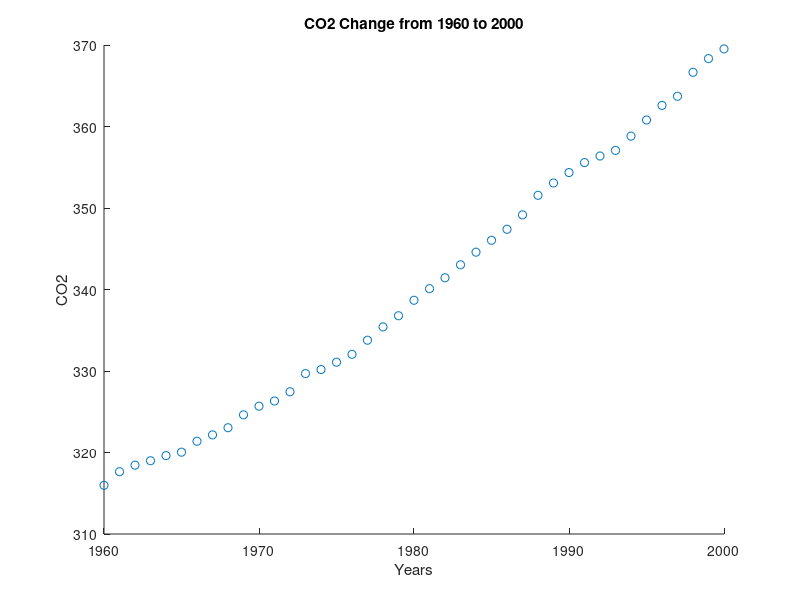
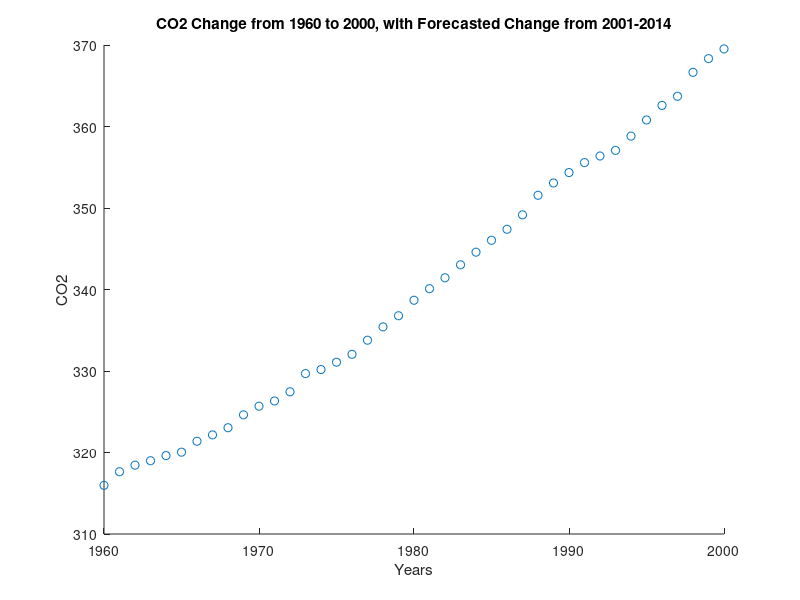

The MATLAB source for these figures, in order: (Note: this script raises an error after producing the figures.)
%clear workspaces
clear
clc

%%Problem 1
    %a)
    %load data sets as our variabls
    CO2=load ('GlobalCO2.txt');
    GT=load ('AnnualGlobalT_Celsius.txt');
    
    %b)
    %create vectors of CO2 to split the years and the CO2 measurements 
    Years=CO2(:,1);
    CO2=CO2(:,2);
    
    %c)
    %compute the mean
    CO2avg=mean(CO2);
    
    %d)
    %compute the mean
    GTavg=mean(GT);
    
    %e)
    %compute the median
    CO2median=median(CO2);
    
    %f)
    %compute the median
    GTmedian=median(GT);
    
    %h)
    %compute the standard deviation
    CO2std=std(CO2);
    
    %i)
    %compute the standard deviation
    GTstd=std(GT);
    
    %k)
    %compute the variance
    CO2var=var(CO2);
    
    %l)
    %compute the variance
    GTvar=var(GT);
    
    %n)
    %compute the covariance
    CO2cov_years=cov(CO2,Years);
    
    %o)
    %compute the correlation coefficient
    CO2cor_years=corrcoef(CO2,Years);
    
    %q)
    %compute the covariance
    CO2cov_gt=cov(CO2,GT);
    
    %r)
    %compute the correlation coefficient
    CO2cor_gt=corrcoef(CO2,GT);
    
    
%%Problem 2
    %a)
    %take the first 41 years of data only
    CO2_1960_2000=CO2(1:41);
    Year_1960_2000=Years(1:41);
    
    %b)
    %make a scatter plot of the data
    figure(1)
    scatter(Year_1960_2000,CO2_1960_2000)
        xlabel('Years') % label the x axis
        ylabel('CO2') % label the y axis
        title('CO2 Change from 1960 to 2000') % label the title

    %c) 
    %compute the slope line by line
    z=Year_1960_2000-CO2_1960_2000;
    m=Year_1960_2000./z;
    slope=mean(m); %1.2073, fairly close to polyfit
    y=CO2_1960_2000-slope.*Year_1960_2000;
    y_int=mean(y); %-2.0505e+03, also fairly close to polyfit
    
    
    %d)
    %perform linear regression to find the slope and y-intercept with the
    %polyfit command
    RegCO2_1960_2000=polyfit(Year_1960_2000,CO2_1960_2000,1);
    %note: when I did a rough estimate (1960-2000), I used 
    %CO2(41,1)-CO2(1,1)/Year(41,1)-Year(1,1), and got 1.33875 as my slope.
    %This is pretty close to the polyfit 1.3602, so it's in the right area
    
    %f)
    %manually compute the CO2 data using the function
    ManualCO2_1960_2000=m.*Year_1960_2000+y;
    
    %g)
    %compute the coefficient of determination for the manually
    %calculated line: very bad estimate... -63.37%??
    R_reg = 1 - sum((CO2_1960_2000 - ManualCO2_1960_2000).^2)/sum((CO2_1960_2000 - mean(CO2_1960_2000)).^2);
    
    %calculate the coefficient of determination for the polyfit line,
    %utilizing polyval: very good! 99.09%
    yfit=polyval(RegCO2_1960_2000,Year_1960_2000);
    yresid=CO2_1960_2000-yfit;
    SSresid=sum(yresid.^2);
    SStotal=(length(CO2_1960_2000)-1)*var(CO2_1960_2000);
    R_poly=1-SSresid/SStotal;
    
    %i)
    %y_star is the manual version of yfit
    y_star=RegCO2_1960_2000(1,1)*Year_1960_2000+RegCO2_1960_2000(1,2);

    m_str = num2str(slope); % make your value of m a number string
    b_str = num2str(y_int); % make your value of b a number string
    eqnstr = ['Manual = (',m_str,')*x + (',b_str,')']; % make your equation a number string
    r2str = ['r^2 = (',num2str(R_reg),')']; % make your r^2 a number string
     
    m_str2 = num2str(RegCO2_1960_2000(1,1)); % make your value of m a number string
    b_str2 = num2str(RegCO2_1960_2000(1,2)); % make your value of b a number string
    eqnstr2 = ['LinReg = (',m_str2,')*x + (',b_str2,')']; % make your equation a number string
    r2str2 = ['r^2 = (',num2str(R_poly),')']; % make your r^2 a number string
    
    figure(2)
    scatter(Year_1960_2000,CO2_1960_2000); hold on;
        xlabel('Years') % label the x axis
        ylabel('CO2') % label the y axis
        title('CO2 Change from 1960 to 2000, with Forecasted Change from 2001-2014') % label the title
        
        %%%%%SEE PROBLEM 3 FOR THE PLOTS
    
  
%%Problem 3
    %a)
    %create the second part of the years data
    Year_2001_2014=Years(42:55);
    
    %calculate the forecasted values using our polyfit equation
    FCO2_2001_2014=polyval(RegCO2_1960_2000,Year_2001_2014);

    %b/h) see end of problem
        
    %c) 
    %create the second part of the CO2 data
    CO2_2001_2014=CO2(42:55);
    
    %d)
    RegCO2_2001_2014=polyfit(Year_2001_2014,CO2_2001_2014,1);
    
    %f)
    %calculate the coefficient of determination for the new polyfit line,
    %utilizing polyval: very good! 99.90%
    yfit2=polyval(RegCO2_2001_2014,Year_2001_2014);
    yresid2=CO2_2001_2014-yfit2;
    SSresid2=sum(yresid2.^2);
    SStotal2=(length(CO2_2001_2014)-1)*var(CO2_2001_2014);
    R_poly2=1-SSresid2/SStotal2;
    
    
    %%FINISHED GRAPH FOR PROBLEMS 2-3
    gtext({eqnstr,r2str;eqnstr2,r2str2}) %This last command will give you a crosshair on your figure
        plot(Year_1960_2000,ManualCO2_1960_2000,'rx-','markerfacecolor','r'); 
        plot(Year_1960_2000,yfit,'gx-','markerfacecolor','g'); 
        plot(Year_2001_2014,FCO2_2001_2014,'bx-','markerfacecolor','b');
        plot(Year_2001_2014,yfit2,'mx-','markerfacecolor','m');
    legend('Original Data, 1960-2000','Manual Linear Regression, 1960-2000','Polyfit Linear Regression, 1960-2000','Forecast Data for 2001-2014 Based on Poly1900','Polyfit Linear Regression, 2001-2014')
    
    %i)
    RMSE=sqrt(sum(Year_2001_2014-CO2_2001_2014).^2)./Year_2001_2014;
    RMSE_avg=mean(RMSE);
    bias=mean(sum(CO2_2001_2014)/Year_2001_2014);
    
%%Problem 4
    %a-c)
    %find the departure from average for both data sets
    CO2_anom=CO2-CO2avg;
    GT_anom=GT-GTavg;
    
    %d)
    %finish the graph from previous problems
    figure(3)
    scatter(Years,GT_anom,'ro'); hold on;
    scatter(Years,CO2_anom,'go')
        xlabel('Years') % label the x axis
        ylabel('Anomalies') % label the y axis
        title('Global Temp and CO2 Anomalies from 1960 to 2014') % label the title
    legend('Global Temperature','CO2')
         
   %e)
   %find slope and y-intercept using polyfit
   RegCO2_anom=polyfit(CO2_anom,GT_anom,1);
   
   %f)
   %find the slope using the centering data method
   CDM_GT_anom=(cov(GT_anom,CO2_anom))./var(CO2_anom);
   
   %h)
   %double CO2 to see the change in temperature
   CO2_d2014=2*(CO2(end));
   
   %i)
   %predict the temperature change
   t_inc=CO2_d2014*CDM_GT_anom(1,2);
   
   %j)
   %predict the forecasted temperature with a doubled CO2
   T_future=t_inc+GT(end);

    
    